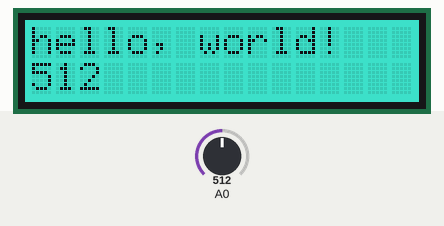
Bench run of a sketch on a simulated Arduino Uno, built with avr-gcc and run on an emulated ATmega328P. Shown: 16×2 character LCD. The test bench sets the inputs (shaded band); at power-on: A0 = 512.

Above: at 2.2 s.
2.3 s: A0 set to 716
At 2.6 s:
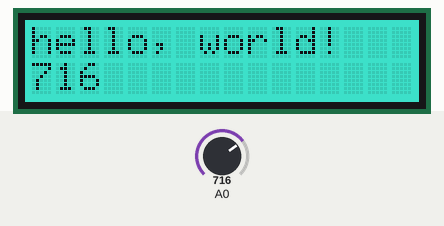
3.8 s: A0 set to 900
At 5.0 s:
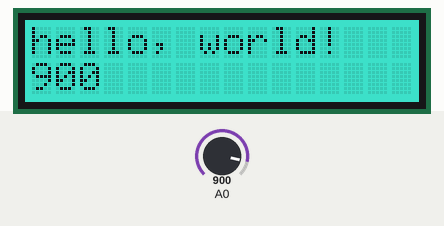
5.3 s: A0 set to 1023
At 6.2 s:
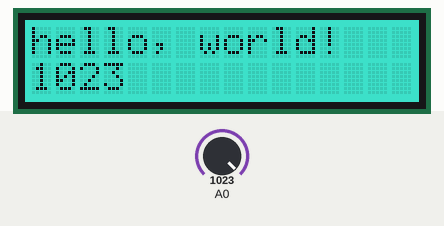
Timing chart, 0 to 8.3 s (numbered marks = the images above; inputs shaded):
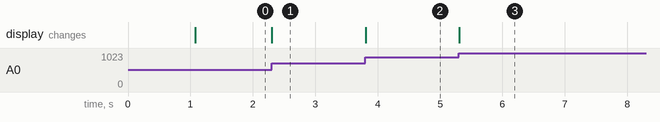

The sketch:

HelloWorld.ino
```cpp
// (licence header left out)
#include <Wire.h>
#include "rgb_lcd.h"

rgb_lcd lcd;

const int colorR = 0;
const int colorG = 219;
const int colorB = 188;

void setup()
{
    // set up the LCD's number of columns and rows:
    lcd.begin(16, 2);

    lcd.setRGB(colorR, colorG, colorB);

    // Print a message to the LCD.
    lcd.print("hello, world!");

    delay(1000);
}

void loop()
{
    int sensorValue = analogRead(A0);

    // set the cursor to column 0, line 1
    // (note: line 1 is the second row, since counting begins with 0):
    lcd.setCursor(0, 1);
    // print the number of seconds since reset:
    //lcd.print("hello, world!");

      lcd.print(sensorValue);


}

/*********************************************************************************************************
  END FILE
*********************************************************************************************************/
```

Measured:
- after the input at 2.3 s, the display: changes at once (image 1)
- after the input at 3.8 s, the display: changes at once (image 2)
- after the input at 5.3 s, the display: changes at once (image 3)
